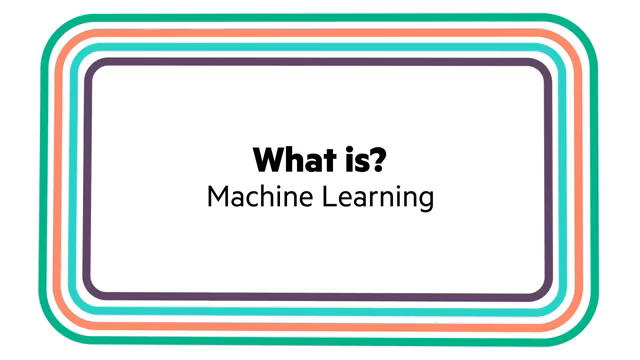
#> input picture frame 177 of video1.mkv, 640 x 360 px, given in place of video.mkv, which was not available
$ python 08-Chapter_8.py
#> lines starting #> are read from the running program, lines starting #| are printed output that depends on the picture
## Converting video to gray or black and white, and saving

import cv2 as cv
import numpy as np

cap = cv.VideoCapture('resources/video.mkv')

# writing format, codec, video writer object, and file output
frame_width = int(cap.get(3))
frame_height = int(cap.get(4))
out = cv.VideoWriter("resources/out_video.mkv", cv.VideoWriter_fourcc('M','J', 'P', 'G'), 10, (frame_width, frame_height), isColor=False)

while (True):
    (ret, frame) = cap.read()
#> frame is the input picture: shape (360, 640, 3); mean B, G, R 225.7, 228.7, 216.9
    grayframe = cv.cvtColor(frame, cv.COLOR_BGR2GRAY)
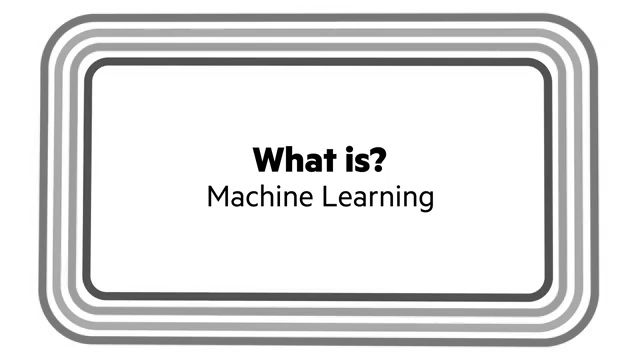
#> grayframe: shape (360, 640); min 0, max 255, mean 224.8

    # to show in player
    if ret == True:
        out.write(grayframe)
        cv.imshow('Video', grayframe)
        # to quit with 'q' key
        if cv.waitKey(1) & 0xFF == ord('q'):
#> (key q is pressed here)
            break
    else:
        break


cap.release()
out.release()
cv.destroyAllWindows()

$ run again, starting later in the video
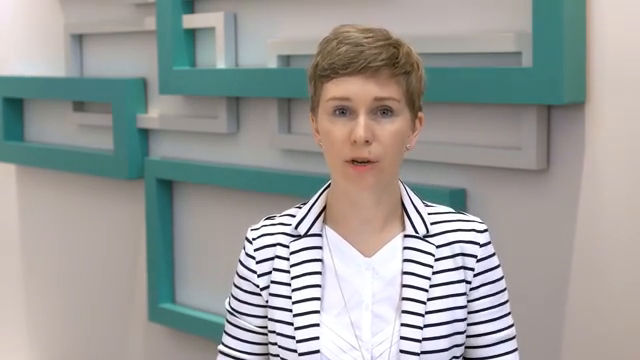
#> input picture frame 798 of video1.mkv, 640 x 360 px, given in place of video.mkv, which was not available
#> frame is the input picture: shape (360, 640, 3); mean B, G, R 154.3, 157.1, 156.3
#> `grayframe = cv.cvtColor(frame, cv.COLOR_BGR2GRAY)`:
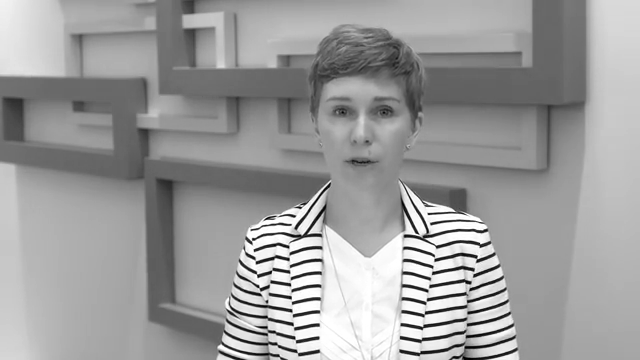
#> grayframe: shape (360, 640); min 0, max 255, mean 156.6

$ run again, starting later in the video
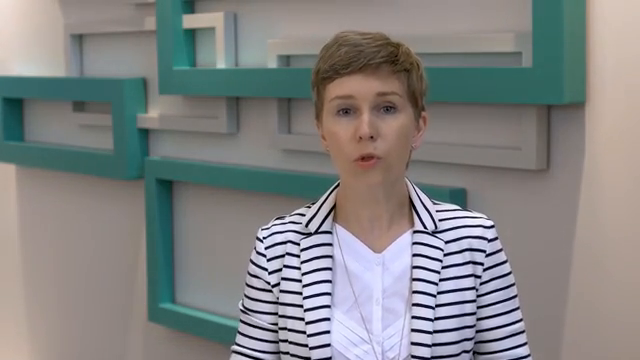
#> input picture frame 1419 of video1.mkv, 640 x 360 px, given in place of video.mkv, which was not available
#> frame is the input picture: shape (360, 640, 3); mean B, G, R 131.2, 131.9, 131.6
#> `grayframe = cv.cvtColor(frame, cv.COLOR_BGR2GRAY)`:
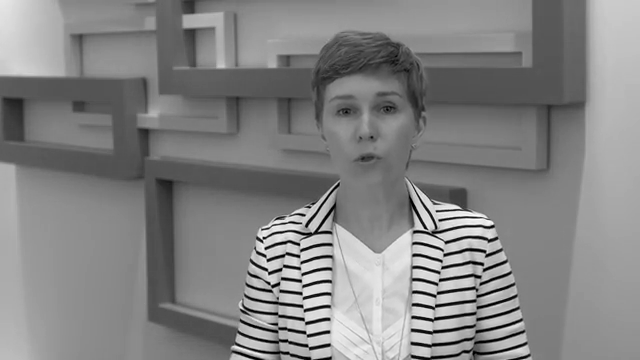
#> grayframe: shape (360, 640); min 0, max 255, mean 131.8
